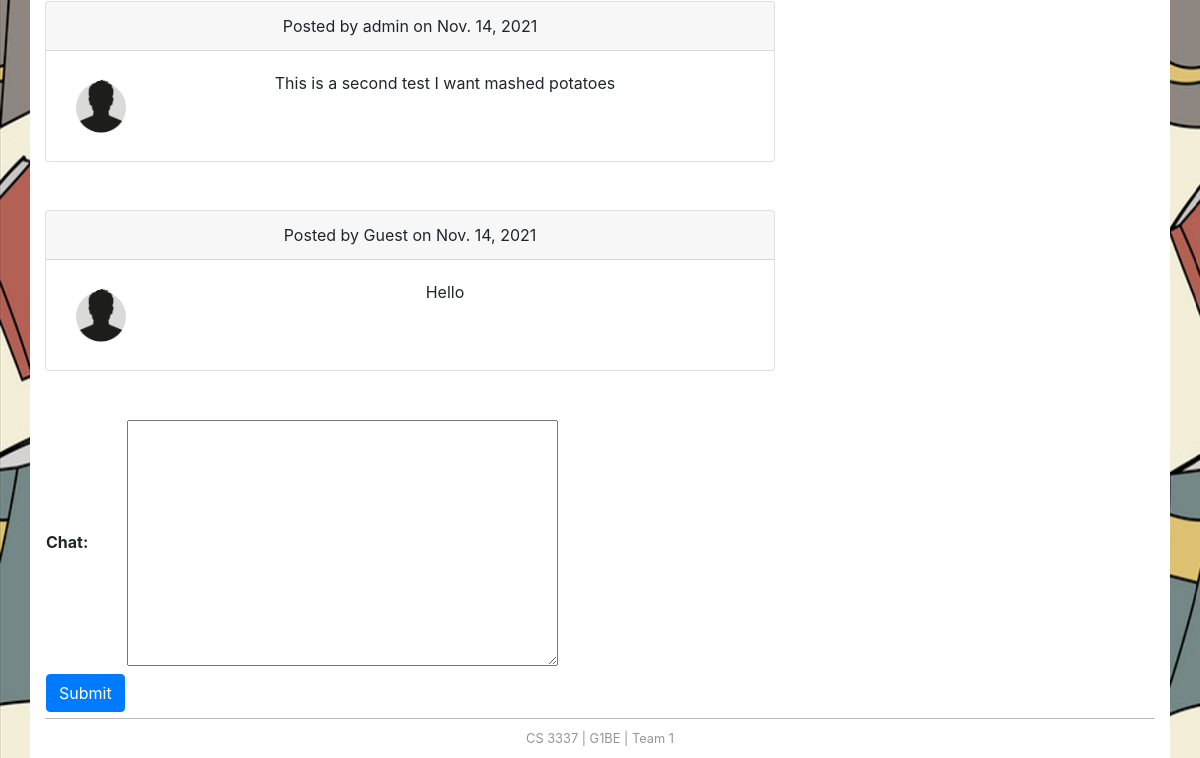
The page /messagebox (lower part) on the database as committed earlier.
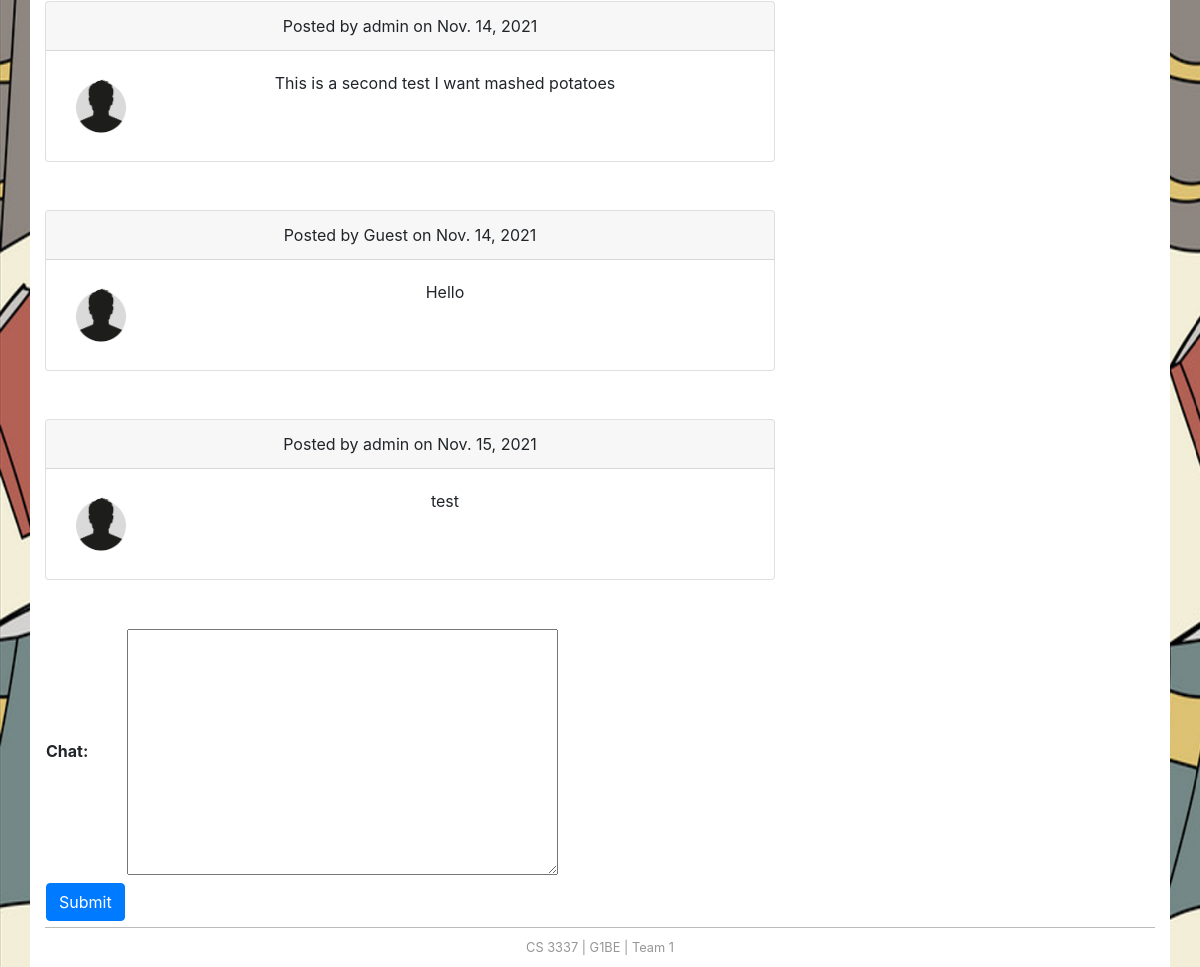
The same page on the database as committed later.
### bookMng/models.py (models this page shows, shortened)
class MessageBox(models.Model):
    chat = models.TextField()
    username = models.ForeignKey(User, blank=True, null=True, on_delete=models.CASCADE)
    publishdate = models.DateField(auto_now=True)

### bookMng/views.py (the view)
# urls.py: path('messagebox', views.messagebox, name='messagebox'),
def messagebox(request):
    chats = MessageBox.objects.all()
    submitted = False
    if request.method == 'POST':
        form = MessageForm(request.POST, request.FILES)
        if form.is_valid():
            book = form.save(commit=False)
            try:
                book.username = request.user
            except Exception:
                pass
            book.save()
            return HttpResponseRedirect('/messagebox?submitted=True')
    else:
        form = MessageForm()
        if 'submitted' in request.GET:
            submitted = True
    return render(request,
                  'bookMng/messagebox.html',
                  {
                      'form': form,
                      'item_list': MainMenu.objects.all(),
                      'submitted': submitted,
                      'chats': chats,
                  })

### bookMng/forms.py
class MessageForm(ModelForm):
    class Meta:
        model = MessageBox
        fields = [
            'chat',
        ]

### bookEx/templates/bookMng/messagebox.html (shortened to what this page needs)
{% extends "base.html" %}
{% load static %}
{% block content %}
<br>
{% for c in chats %}
<div class="card text-center mb-5">
    <div class="card-header">
        {% if c.username == None %}
        Posted by Guest on {{c.publishdate}}
        {% else %}
        Posted by {{ c.username }} on {{c.publishdate}}
        {% endif %}
    </div>
    <div class="card-body">
        <img src="{% static 'head.jpg' %}" height="70" width="70" align="left">
        <p class="card-text">{{c.chat}}</p>
    </div>
</div>
{% endfor %}
{% if submitted %}
    <h1> Message Sent </h1>
{% else %}
  <form action="" enctype="multipart/form-data" method="post" novalidate>
      <table>
          {{ form.as_table }}
          <tr>
              <td >
                  <input class='btn btn-primary' type="submit" value="Submit">
              </td>
          </tr>
      </table>
  </form>
{% endif %}
{% endblock content %}

Rows that differ between the two databases and show on the page:
added MessageBox: username "admin", publishdate "Nov. 15, 2021", chat "test"
